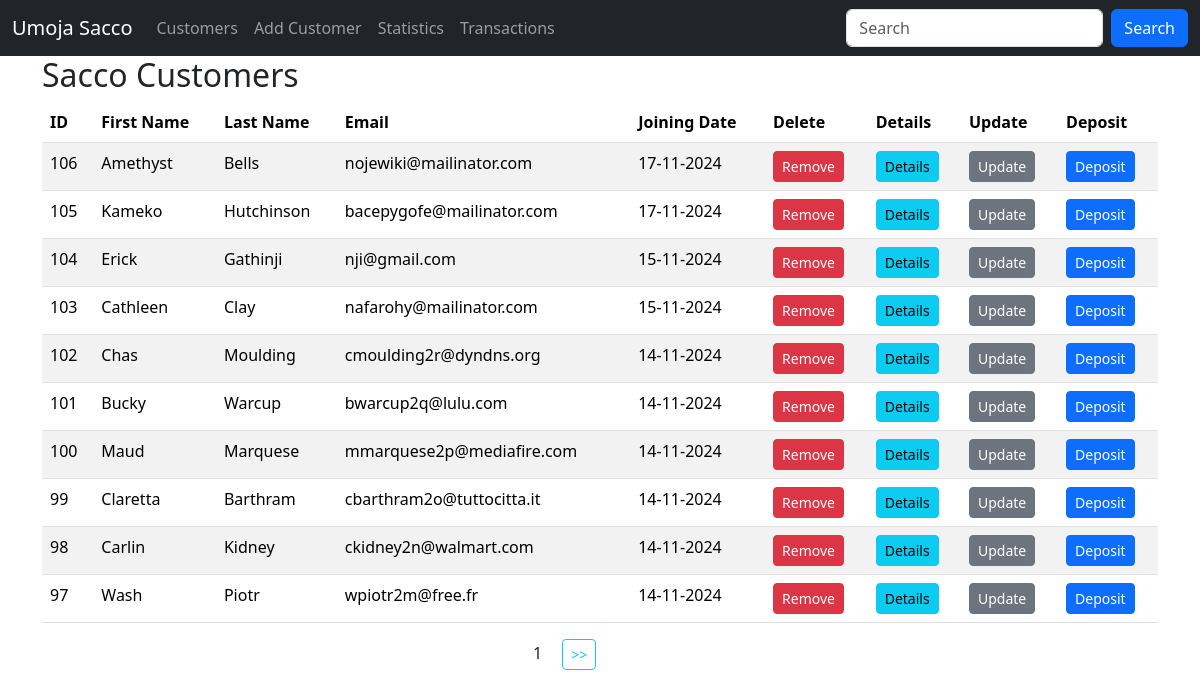
The app's page / (signed in), older data.
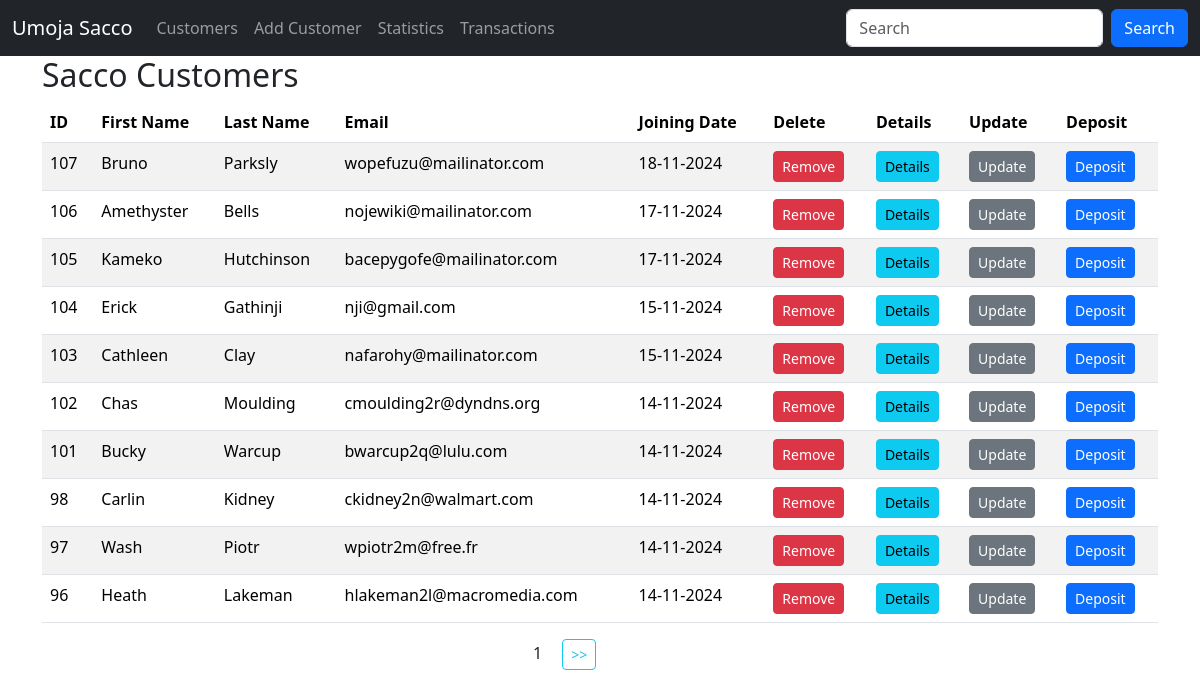
The same page, newer data.
### sacco/models.py (models this page shows, shortened)
class Customer(models.Model):
    first_name = models.CharField(max_length=30) #charfield = varchar
    last_name = models.CharField(max_length=30)
    email = models.EmailField(unique=True) #varchar + ensures email is unique
    dob = models.DateField()
    gender = models.CharField(max_length=10)
    weight = models.IntegerField(default=0)
    profile_pic = models.ImageField(upload_to=generate_unique_name, null=True)
    created_at = models.DateTimeField(auto_now_add=True)
    updated_at = models.DateTimeField(auto_now=True)
    class Meta:
        db_table = 'customers'

### sacco/views.py (the view)
# urls.py: path('', views.customers, name='customers'),
@login_required #ensure LOGIN_URL = 'login' is defined in settings otherwise define in brackets beside the decoration
def customers(request):
    data = Customer.objects.all().order_by('-id').values()  # select * from customers
    paginator = Paginator(data, 10)
    page_number = request.GET.get('page', 1)  # 1 is a default page loaded if the page input is missing
    try:
        paginated_data = paginator.page(page_number)
    except PageNotAnInteger | EmptyPage:
        paginated_data = paginator.page(1)  # 1 is a default page loaded if the page input is invalid
    return render(request, "customers.html", {
        "data": paginated_data})  # note that the data object carries key paginated information. also used in the customers.html loop

### templates/customers.html (shortened to what this page needs)
{% extends 'master.html' %}
{% block content %}
    <div class="container">
        <h2>Sacco Customers</h2>
        <table class="table table-striped">
            <thead>
            <tr>
                <th>ID</th>
                <th>First Name</th>
                <th>Last Name</th>
                <th>Email</th>
                <th>Joining Date</th>
                <th>Delete</th>
                <th>Details</th>
                <th>Update</th>
                <th>Deposit</th>
            </tr>
            </thead>
            {% for customer in data.object_list %}
                <tr>
                    <td>{{ customer.id }}</td>
                    <td>{{ customer.first_name }}</td>
                    <td>{{ customer.last_name }}</td>
                    <td>{{ customer.email }}</td>
                    <td>{{ customer.created_at | date:"d-m-Y" }}</td>
                    {% if perms.sacco.delete_customer %}
                        <td>
                            <a class="btn btn-danger btn-sm" href="{% url 'delete_customer' customer.id %}">Remove</a>
                        </td>
                    {% else %}
                        <td>
                            <button class="btn btn-sm disabled">Action</button>
                        </td>
                    {% endif %}
                    {% if perms.sacco.view_customer %}
                        <td>
                            <a class="btn btn-info btn-sm" href="{% url 'customer_details' customer.id %}">Details</a>
                        </td>
                    {% else %}
                        <td>
                            <button class="btn btn-sm disabled">Action</button>
                        </td>
                    {% endif %}
                    {% if perms.sacco.change_customer %}
                        <td>
                            <a class="btn btn-secondary btn-sm"
                               href="{% url 'update_customer' customer.id %}">Update</a>
                        </td>
                    {% else %}
                        <td>
                            <button class="btn btn-sm disabled">Action</button>
                        </td>
                    {% endif %}
                    {% if perms.sacco.change_customer %}
                        <td>
                            <a class="btn btn-primary btn-sm" href="{% url 'deposit' customer.id %}">Deposit</a>
                        </td>
                    {% else %}
                        <td>
                            <button class="btn btn-sm disabled">Action</button>
                        </td>
                    {% endif %}
                </tr>
            {% empty %}
                <p>No customers in the sacco</p>
            {% endfor %}
        </table>
        <div class="row justify-content-center">
            <div class="col-sm-2">
                <span class="mx-3">{{ data.number }}</span>
                {% if data.has_next %}
                    <a class="btn btn-outline-info btn-sm" href="?page={{ data.next_page_number }}"> >> </a>
                {% endif %}
            </div>
        </div>
    </div>
{% endblock %}

### templates/master.html (shortened to what this page needs)
<!DOCTYPE html>
<html lang="en">
<head>
    <link href="https://cdn.jsdelivr.net/npm/bootstrap@5.3.3/dist/css/bootstrap.min.css" rel="stylesheet">
</head>
<body>
<nav class="navbar navbar-expand-sm navbar-dark bg-dark">
    <div class="container-fluid">
        <a class="navbar-brand" href="">Umoja Sacco</a>
        <div class="collapse navbar-collapse" id="mynavbar">
            <ul class="navbar-nav me-auto">
                <li class="nav-item">
                    <a class="nav-link" href="{% url 'customers' %}">Customers</a>
                </li>
                <li class="nav-item">
                    <a class="nav-link" href="{% url 'add_customer' %}"> Add Customer</a>
                </li>
                <li class="nav-item">
                    <a class="nav-link" href="#">Statistics</a>
                </li>
                <li class="nav-item">
                    <a class="nav-link" href="#">Transactions</a>
                </li>
            </ul>
            <form class="d-flex" method="get" action="{% url 'search_customer' %}">
                <input class="form-control me-2" type="text" name="search" placeholder="Search">
                <button class="btn btn-primary" type="submit">Search</button>
            </form>
        </div>
    </div>
</nav>
{% block content %}
{% endblock %}
</body>
</html>

Row changes from the older to the newer data that the page shows:
removed Customer: id "100", first_name "Maud", last_name "Marquese", email "mmarquese2p@mediafire.com", created_at "14-11-2024"
removed Customer: id "99", first_name "Claretta", last_name "Barthram", email "cbarthram2o@tuttocitta.it", created_at "14-11-2024"
added Customer: id "107", first_name "Bruno", last_name "Parksly", email "wopefuzu@mailinator.com", created_at "18-11-2024"
changed Customer "Bells": first_name "Amethyst" → "Amethyster"
now on this page (row unchanged): Customer: id "96", first_name "Heath", last_name "Lakeman", email "hlakeman2l@macromedia.com", created_at "14-11-2024"
